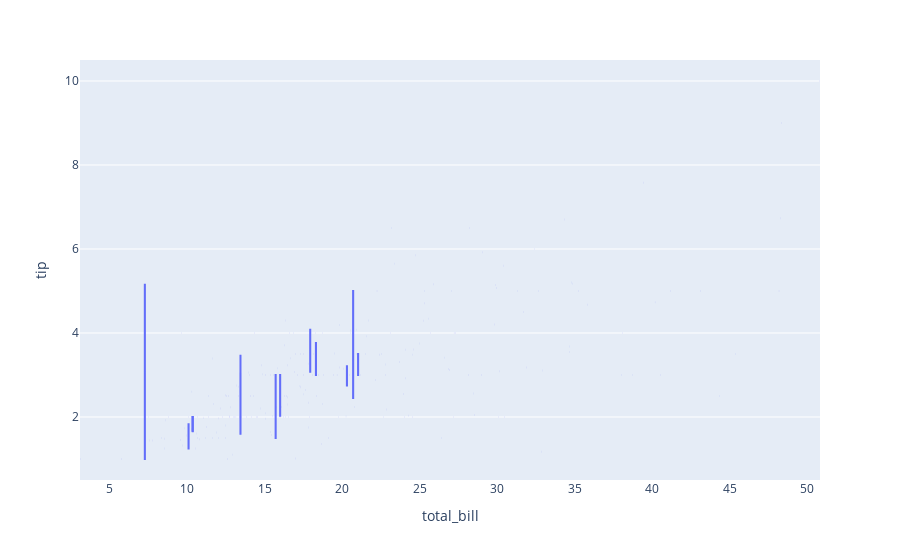

Notebook cell for this chart:
### Code cell
px.box(x='total_bill',y='tip',data_frame=tipsds)

### Figure 1 — Plotly figure (JSON) as saved in the notebook; plotly's stock layout.template omitted (floating-point values rounded to 4 significant figures; data arrays with more than 128 entries replaced by an {"elided": "..."} marker saying what was removed)
{"data": [{"alignmentgroup": "True", "hovertemplate": "total_bill=%{x}<br>tip=%{y}<extra></extra>", "legendgroup": "", "marker": {"color": "#636efa"}, "name": "", "notched": false, "offsetgroup": "", "orientation": "v", "showlegend": false, "type": "box", "x": {"elided": "244 float values"}, "x0": " ", "xaxis": "x", "y": {"elided": "244 float values"}, "y0": " ", "yaxis": "y"}], "layout": {"autosize": true, "boxmode": "group", "legend": {"tracegroupgap": 0}, "margin": {"t": 60}, "xaxis": {"anchor": "y", "autorange": true, "domain": [0, 1], "range": [3.065, 50.81], "title": {"text": "total_bill"}, "type": "linear"}, "yaxis": {"anchor": "x", "autorange": true, "domain": [0, 1], "range": [0.5, 10.5], "title": {"text": "tip"}, "type": "linear"}}}
